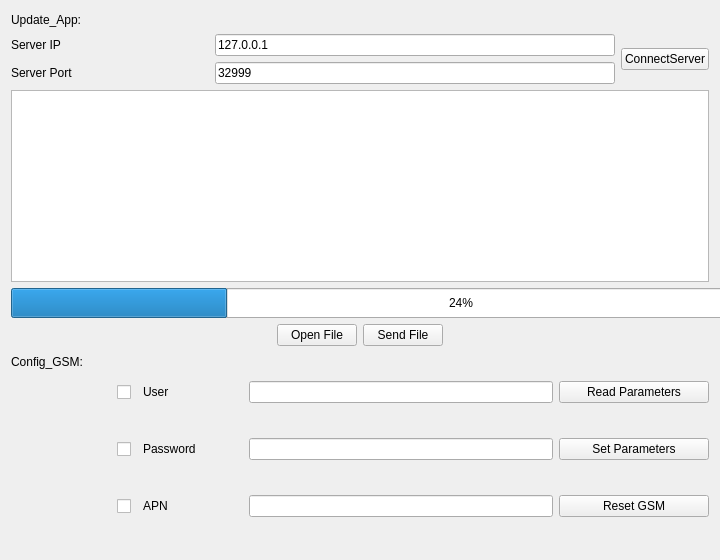
<?xml version="1.0" encoding="UTF-8"?>
<ui version="4.0">
 <class>ClientWidget</class>
 <widget class="QWidget" name="ClientWidget">
  <property name="geometry">
   <rect>
    <x>0</x>
    <y>0</y>
    <width>720</width>
    <height>560</height>
   </rect>
  </property>
  <property name="minimumSize">
   <size>
    <width>720</width>
    <height>560</height>
   </size>
  </property>
  <property name="maximumSize">
   <size>
    <width>720</width>
    <height>560</height>
   </size>
  </property>
  <property name="mouseTracking">
   <bool>false</bool>
  </property>
  <property name="windowTitle">
   <string>ClientWidget</string>
  </property>
  <layout class="QGridLayout" name="gridLayout">
   <item row="0" column="0">
    <layout class="QVBoxLayout" name="verticalLayout_4">
     <item>
      <layout class="QVBoxLayout" name="verticalLayout_3">
       <item>
        <layout class="QVBoxLayout" name="verticalLayout_2">
         <item>
          <layout class="QHBoxLayout" name="horizontalLayout_6">
           <item>
            <widget class="QLabel" name="label_name">
             <property name="text">
              <string>Update_App:</string>
             </property>
             <property name="textFormat">
              <enum>Qt::AutoText</enum>
             </property>
            </widget>
           </item>
           <item>
            <spacer name="horizontalSpacer">
             <property name="orientation">
              <enum>Qt::Horizontal</enum>
             </property>
             <property name="sizeHint" stdset="0">
              <size>
               <width>547</width>
               <height>17</height>
              </size>
             </property>
            </spacer>
           </item>
          </layout>
         </item>
         <item>
          <layout class="QHBoxLayout" name="horizontalLayout_5">
           <item>
            <layout class="QVBoxLayout" name="verticalLayout">
             <item>
              <layout class="QHBoxLayout" name="horizontalLayout_3">
               <item>
                <widget class="QLabel" name="label_ip">
                 <property name="text">
                  <string>Server IP</string>
                 </property>
                </widget>
               </item>
               <item>
                <widget class="QLineEdit" name="lineEditIP">
                 <property name="maximumSize">
                  <size>
                   <width>400</width>
                   <height>30</height>
                  </size>
                 </property>
                 <property name="text">
                  <string>127.0.0.1</string>
                 </property>
                </widget>
               </item>
              </layout>
             </item>
             <item>
              <layout class="QHBoxLayout" name="horizontalLayout_4">
               <item>
                <widget class="QLabel" name="label_port">
                 <property name="text">
                  <string>Server Port</string>
                 </property>
                </widget>
               </item>
               <item>
                <widget class="QLineEdit" name="lineEditPort">
                 <property name="maximumSize">
                  <size>
                   <width>400</width>
                   <height>30</height>
                  </size>
                 </property>
                 <property name="text">
                  <string>32999</string>
                 </property>
                </widget>
               </item>
              </layout>
             </item>
            </layout>
           </item>
           <item>
            <widget class="QPushButton" name="pushButtonConnnect">
             <property name="text">
              <string>ConnectServer</string>
             </property>
            </widget>
           </item>
          </layout>
         </item>
        </layout>
       </item>
       <item>
        <widget class="QTextEdit" name="textEdit"/>
       </item>
      </layout>
     </item>
     <item>
      <widget class="QProgressBar" name="progressBar">
       <property name="minimumSize">
        <size>
         <width>900</width>
         <height>30</height>
        </size>
       </property>
       <property name="maximumSize">
        <size>
         <width>1000</width>
         <height>30</height>
        </size>
       </property>
       <property name="value">
        <number>24</number>
       </property>
       <property name="orientation">
        <enum>Qt::Horizontal</enum>
       </property>
      </widget>
     </item>
     <item>
      <layout class="QHBoxLayout" name="horizontalLayout">
       <item>
        <spacer name="horizontalSpacer_2">
         <property name="orientation">
          <enum>Qt::Horizontal</enum>
         </property>
         <property name="sizeHint" stdset="0">
          <size>
           <width>40</width>
           <height>20</height>
          </size>
         </property>
        </spacer>
       </item>
       <item>
        <widget class="QPushButton" name="pushButtonOpen">
         <property name="text">
          <string>Open File</string>
         </property>
        </widget>
       </item>
       <item>
        <widget class="QPushButton" name="pushButtonSend">
         <property name="text">
          <string>Send File</string>
         </property>
        </widget>
       </item>
       <item>
        <spacer name="horizontalSpacer_3">
         <property name="orientation">
          <enum>Qt::Horizontal</enum>
         </property>
         <property name="sizeHint" stdset="0">
          <size>
           <width>40</width>
           <height>20</height>
          </size>
         </property>
        </spacer>
       </item>
      </layout>
     </item>
    </layout>
   </item>
   <item row="1" column="0">
    <layout class="QHBoxLayout" name="horizontalLayout_9">
     <item>
      <layout class="QVBoxLayout" name="verticalLayout_7">
       <item>
        <widget class="QLabel" name="label_gsm">
         <property name="minimumSize">
          <size>
           <width>100</width>
           <height>20</height>
          </size>
         </property>
         <property name="autoFillBackground">
          <bool>false</bool>
         </property>
         <property name="text">
          <string>Config_GSM:</string>
         </property>
         <property name="textFormat">
          <enum>Qt::AutoText</enum>
         </property>
         <property name="scaledContents">
          <bool>false</bool>
         </property>
        </widget>
       </item>
       <item>
        <spacer name="verticalSpacer_2">
         <property name="orientation">
          <enum>Qt::Vertical</enum>
         </property>
         <property name="sizeHint" stdset="0">
          <size>
           <width>20</width>
           <height>40</height>
          </size>
         </property>
        </spacer>
       </item>
      </layout>
     </item>
     <item>
      <layout class="QVBoxLayout" name="verticalLayout_5">
       <item>
        <layout class="QHBoxLayout" name="horizontalLayout_2">
         <item>
          <widget class="QCheckBox" name="checkBoxUser">
           <property name="minimumSize">
            <size>
             <width>20</width>
             <height>20</height>
            </size>
           </property>
           <property name="text">
            <string/>
           </property>
          </widget>
         </item>
         <item>
          <widget class="QLabel" name="label_user">
           <property name="minimumSize">
            <size>
             <width>100</width>
             <height>20</height>
            </size>
           </property>
           <property name="text">
            <string>User</string>
           </property>
          </widget>
         </item>
         <item>
          <widget class="QLineEdit" name="lineEditUser">
           <property name="minimumSize">
            <size>
             <width>200</width>
             <height>20</height>
            </size>
           </property>
          </widget>
         </item>
        </layout>
       </item>
       <item>
        <layout class="QHBoxLayout" name="horizontalLayout_7">
         <item>
          <widget class="QCheckBox" name="checkBoxPassword">
           <property name="minimumSize">
            <size>
             <width>20</width>
             <height>20</height>
            </size>
           </property>
           <property name="maximumSize">
            <size>
             <width>20</width>
             <height>20</height>
            </size>
           </property>
           <property name="text">
            <string/>
           </property>
          </widget>
         </item>
         <item>
          <widget class="QLabel" name="label_Password">
           <property name="minimumSize">
            <size>
             <width>100</width>
             <height>20</height>
            </size>
           </property>
           <property name="text">
            <string>Password</string>
           </property>
          </widget>
         </item>
         <item>
          <widget class="QLineEdit" name="lineEditPassword">
           <property name="minimumSize">
            <size>
             <width>200</width>
             <height>20</height>
            </size>
           </property>
          </widget>
         </item>
        </layout>
       </item>
       <item>
        <layout class="QHBoxLayout" name="horizontalLayout_8">
         <item>
          <widget class="QCheckBox" name="checkBoxApn">
           <property name="minimumSize">
            <size>
             <width>20</width>
             <height>20</height>
            </size>
           </property>
           <property name="maximumSize">
            <size>
             <width>20</width>
             <height>20</height>
            </size>
           </property>
           <property name="text">
            <string/>
           </property>
          </widget>
         </item>
         <item>
          <widget class="QLabel" name="label_apn">
           <property name="minimumSize">
            <size>
             <width>100</width>
             <height>20</height>
            </size>
           </property>
           <property name="text">
            <string>APN</string>
           </property>
          </widget>
         </item>
         <item>
          <widget class="QLineEdit" name="lineEditApn">
           <property name="minimumSize">
            <size>
             <width>200</width>
             <height>20</height>
            </size>
           </property>
          </widget>
         </item>
        </layout>
       </item>
      </layout>
     </item>
     <item>
      <layout class="QVBoxLayout" name="verticalLayout_6">
       <item>
        <widget class="QPushButton" name="pushButtonReadGsm">
         <property name="minimumSize">
          <size>
           <width>150</width>
           <height>20</height>
          </size>
         </property>
         <property name="text">
          <string>Read Parameters</string>
         </property>
        </widget>
       </item>
       <item>
        <widget class="QPushButton" name="pushButtonSetGsm">
         <property name="minimumSize">
          <size>
           <width>150</width>
           <height>20</height>
          </size>
         </property>
         <property name="text">
          <string>Set Parameters</string>
         </property>
        </widget>
       </item>
       <item>
        <widget class="QPushButton" name="pushButtonResetGSM">
         <property name="minimumSize">
          <size>
           <width>150</width>
           <height>20</height>
          </size>
         </property>
         <property name="text">
          <string>Reset GSM</string>
         </property>
        </widget>
       </item>
      </layout>
     </item>
    </layout>
   </item>
  </layout>
  <zorder></zorder>
 </widget>
 <layoutdefault spacing="6" margin="11"/>
 <resources/>
 <connections/>
</ui>
